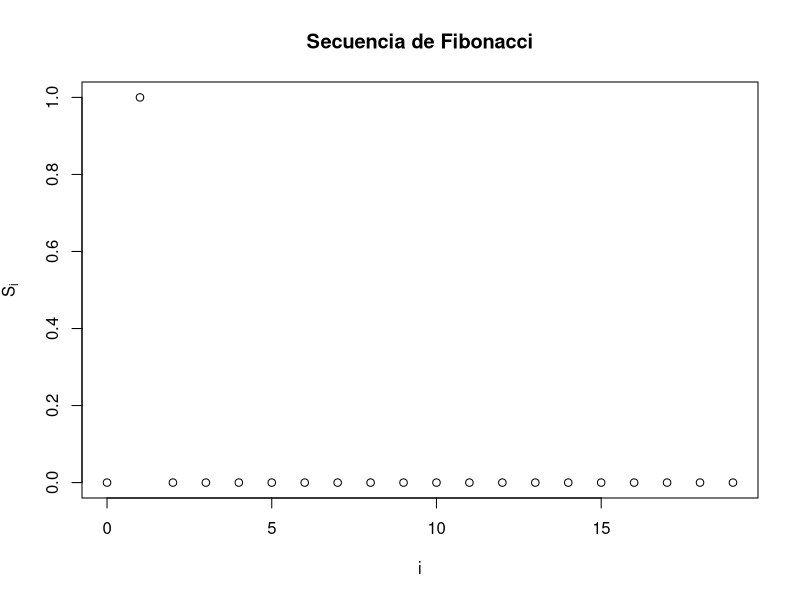

Here is the R script that generated this plot:
# Objetos iniciales: fibo es un vector en el que se almacenarán los primeros 20 
# números de la secuencia de fibonacci, empezando por el 0 y el 1.
fibo <- numeric(20)
fibo[2] <- 1

### Su código comienza aquí ###
# Instrucciones:
# Deberá programar el loop adecuado que para calcular los 20 primeros números de
# la secuencia de fibonacci. El loop debe rellenar un elemento nuevo del vector
# 'fibo" en cada paso. Recuerde que los dos primeros elementos de dicho vector
# ya están agregados.





### Fin de su código aquí   ###

# Para ver gráficamente el crecimiento de la secuencia:
i <- 0:19
plot(fibo ~ i, main="Secuencia de Fibonacci", ylab=expression(S[i]), xlab="i")
